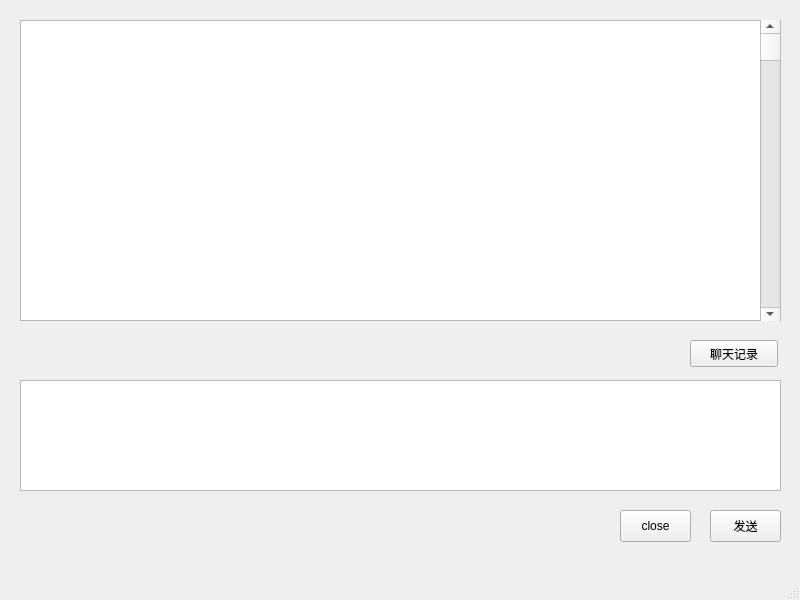
<?xml version="1.0" encoding="UTF-8"?>
<ui version="4.0">
 <class>Chat</class>
 <widget class="QMainWindow" name="Chat">
  <property name="geometry">
   <rect>
    <x>0</x>
    <y>0</y>
    <width>800</width>
    <height>600</height>
   </rect>
  </property>
  <property name="windowTitle">
   <string>MainWindow</string>
  </property>
  <widget class="QWidget" name="centralwidget">
   <widget class="QTextBrowser" name="textBrowser">
    <property name="geometry">
     <rect>
      <x>20</x>
      <y>20</y>
      <width>761</width>
      <height>301</height>
     </rect>
    </property>
   </widget>
   <widget class="QPushButton" name="pushButton_3">
    <property name="geometry">
     <rect>
      <x>690</x>
      <y>340</y>
      <width>88</width>
      <height>27</height>
     </rect>
    </property>
    <property name="text">
     <string>聊天记录</string>
    </property>
   </widget>
   <widget class="QPushButton" name="pushButton">
    <property name="geometry">
     <rect>
      <x>710</x>
      <y>510</y>
      <width>71</width>
      <height>32</height>
     </rect>
    </property>
    <property name="text">
     <string>发送</string>
    </property>
   </widget>
   <widget class="QPushButton" name="pushButton_2">
    <property name="geometry">
     <rect>
      <x>620</x>
      <y>510</y>
      <width>71</width>
      <height>32</height>
     </rect>
    </property>
    <property name="text">
     <string>close</string>
    </property>
   </widget>
   <widget class="QTextEdit" name="textEdit">
    <property name="geometry">
     <rect>
      <x>20</x>
      <y>380</y>
      <width>761</width>
      <height>111</height>
     </rect>
    </property>
   </widget>
   <widget class="QScrollBar" name="verticalScrollBar">
    <property name="geometry">
     <rect>
      <x>760</x>
      <y>20</y>
      <width>20</width>
      <height>301</height>
     </rect>
    </property>
    <property name="orientation">
     <enum>Qt::Vertical</enum>
    </property>
   </widget>
  </widget>
  <widget class="QMenuBar" name="menubar">
   <property name="geometry">
    <rect>
     <x>0</x>
     <y>0</y>
     <width>800</width>
     <height>25</height>
    </rect>
   </property>
  </widget>
  <widget class="QStatusBar" name="statusbar"/>
 </widget>
 <resources/>
 <connections/>
</ui>
